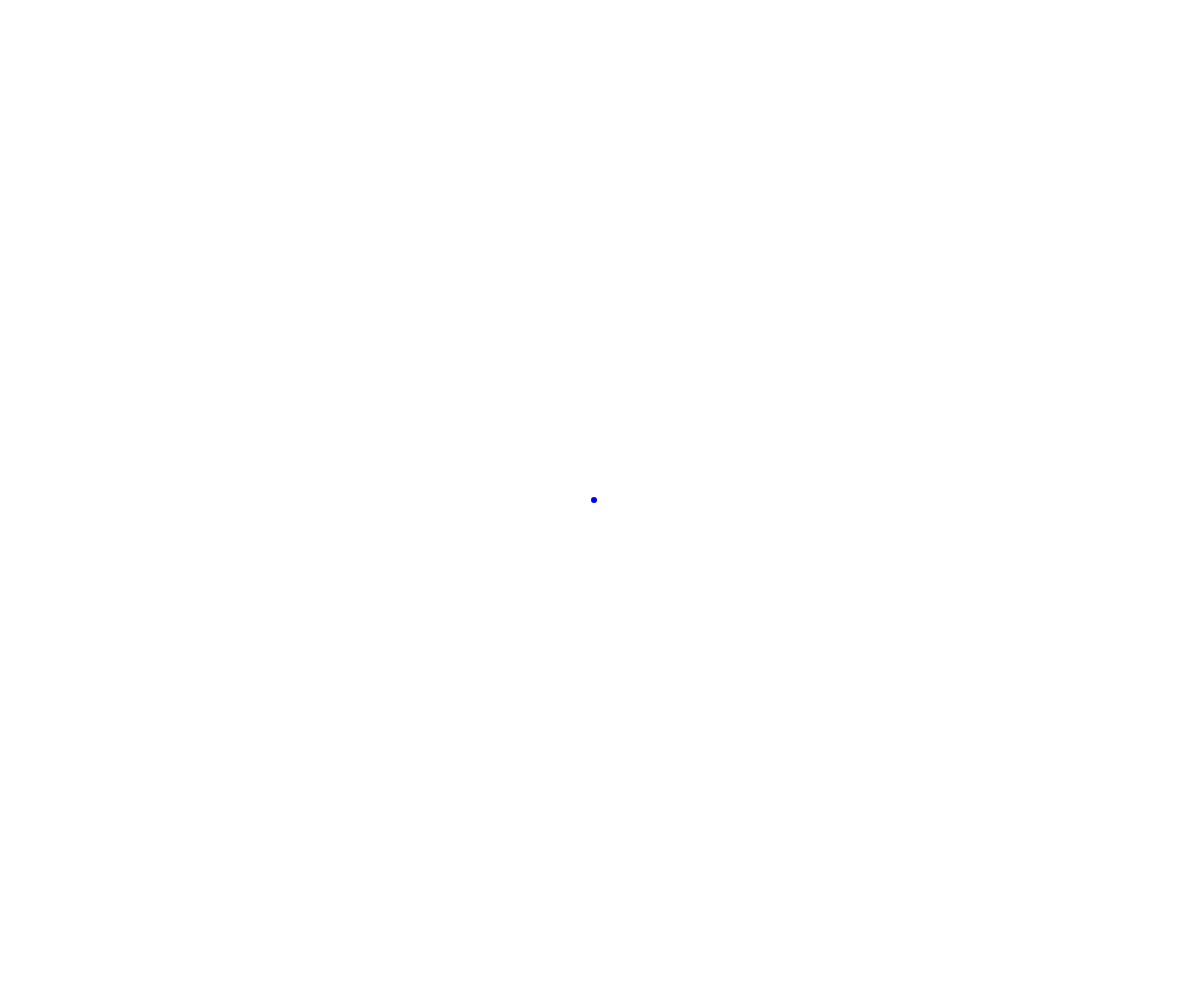
Frame 1 (no input)
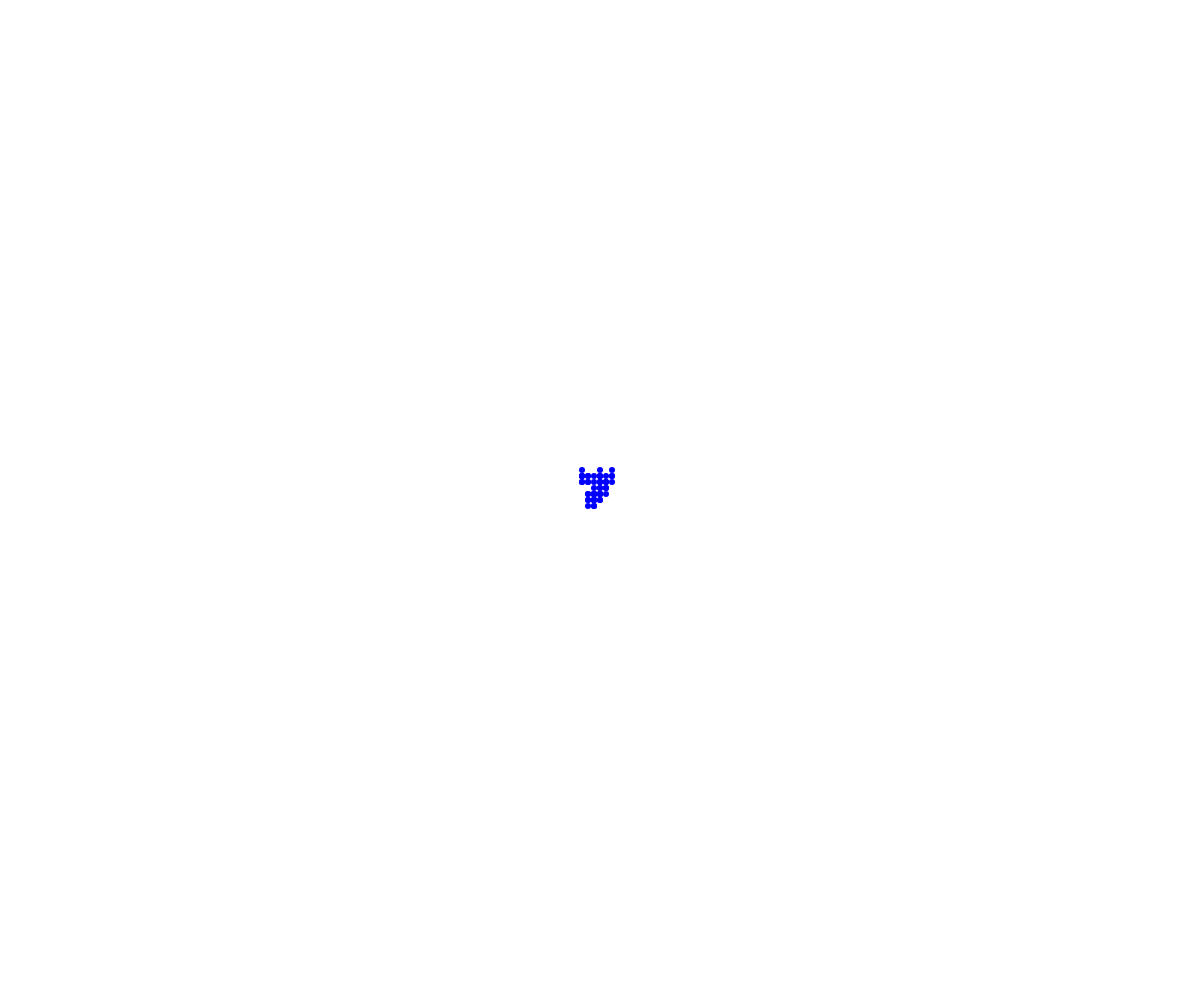
Frame 60 (no input)
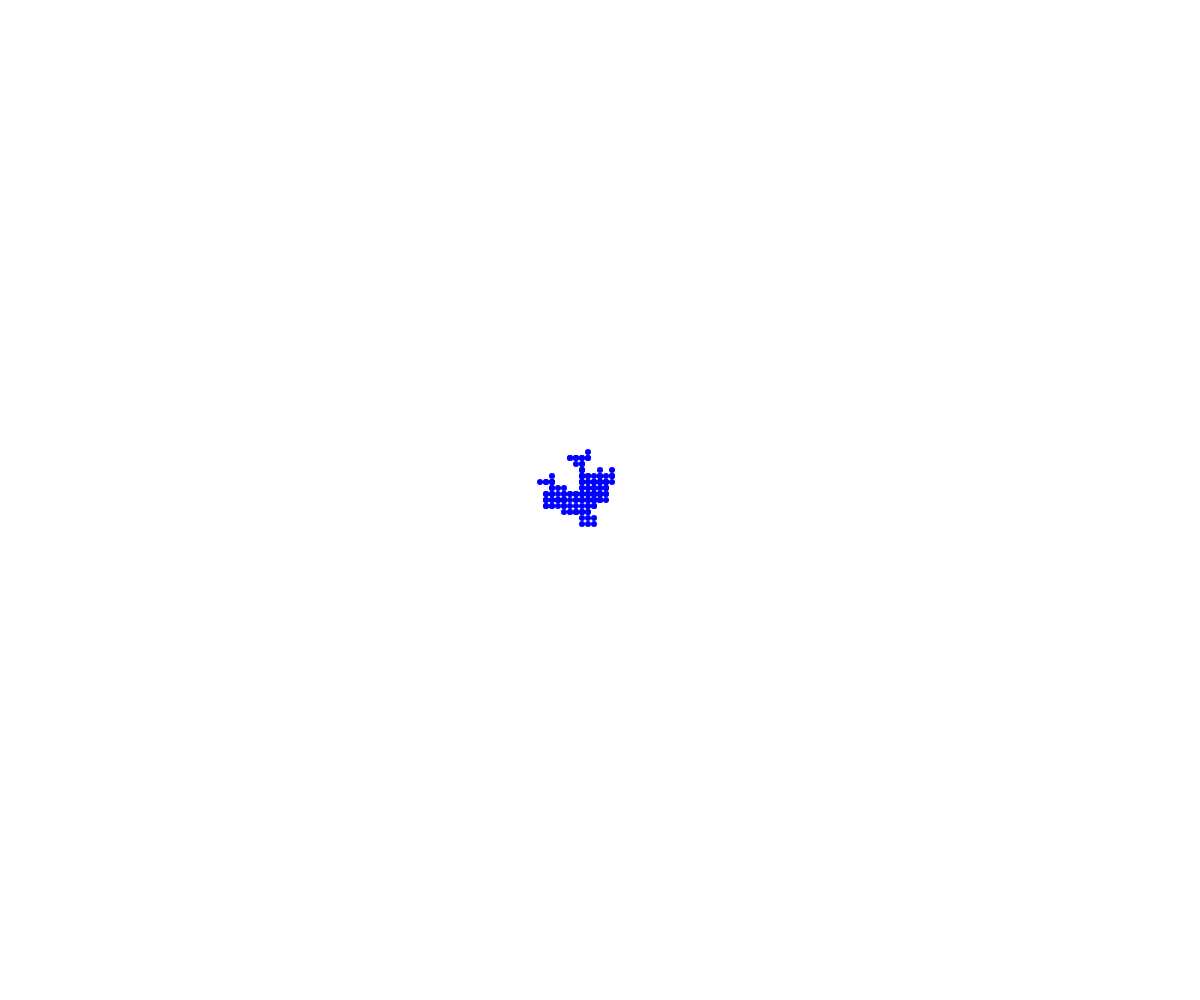
Frame 120 (the mouse pressed at the canvas centre since frame 60)

The p5.js sketch that drew these frames (run headless with seeded random() and noise() and a simulated clock; from frame 60 on, the mouse is pressed at the canvas centre):

// p5.js sketch
// ── sketch.js
// Walker OOP Demo
// Hyder Shahzaib Ahmed
// 11/14/23

class Walker{
  constructor(x, y,  color){
    this.x = x;
    this.y = y;
    this.color = color;
    this.speed = 6;
    this.size = 6;
  }

  display(){
    noStroke();
    fill(this.color);
    circle(this.x, this.y, this.size);
  }

  move(){
    let theChoice = random(100);
    if(theChoice < 25){
      // Down
      this.y += this.speed;
    }
    else if(theChoice < 50){
      // Up
      this.y -= this.speed;
    }
    else if(theChoice < 75){
      // Left
      this.x -= this.speed;
    }
    else{
      // Right
      this.x += this.speed;
    }
  }
}

let gabe;
// let emma;
let theWalkers = [];

function setup() {
  createCanvas(windowWidth, windowHeight);
  background("white");
  gabe = new Walker(width/2, height/2, "blue");
  theWalkers.push(gabe);
  // emma = new Walker(200, 400, "red");
}

function draw() {
  // gabe.move();
  // gabe.display();

  // emma.move();
  // emma.display();

  for (let person of theWalkers){
    person.move();
    person.display();
  }
}

function mousePressed(){
  let gabe = new Walker(mouseX, mouseY, "blue");
  theWalkers.push(gabe);
}
